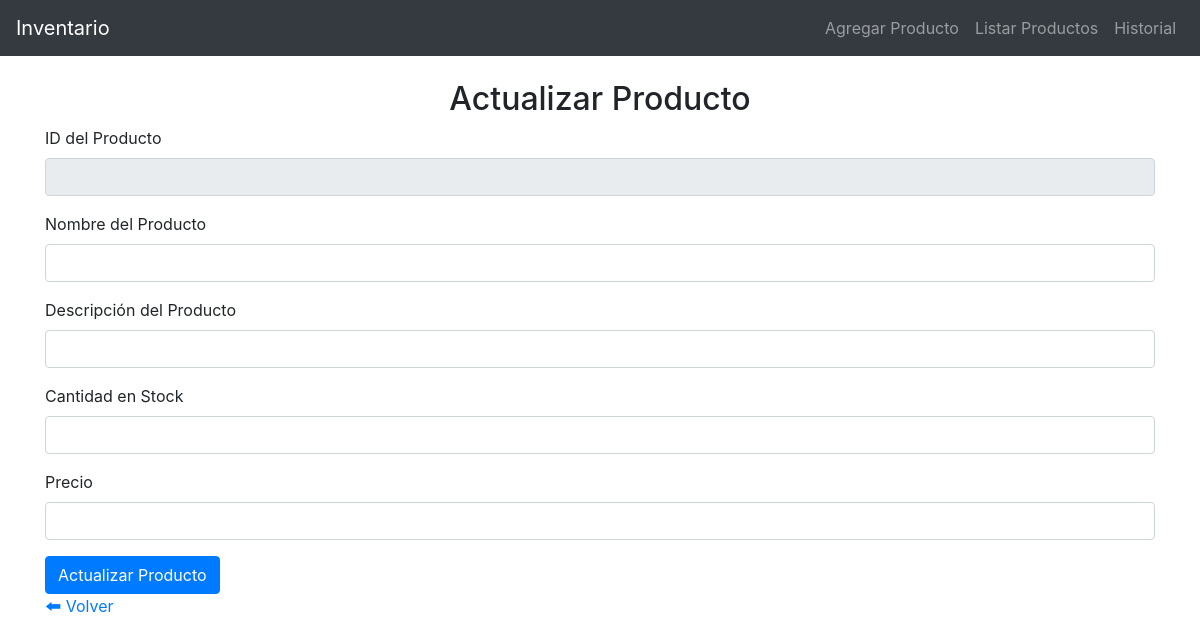
The app's page /actualizar/4, older data.
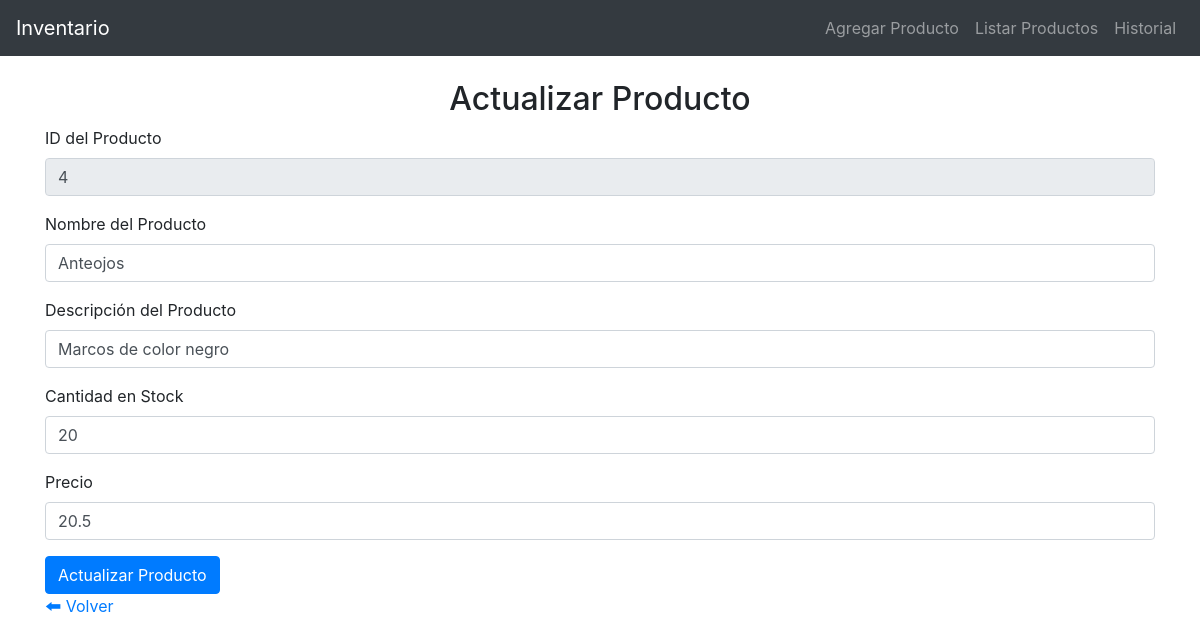
The same page, newer data.
### tables this page shows
CREATE TABLE productos (
            id INTEGER PRIMARY KEY AUTOINCREMENT,
            nombre TEXT UNIQUE NOT NULL,
            descripcion TEXT,
            cantidad INTEGER NOT NULL CHECK (cantidad >= 0),
            precio REAL NOT NULL CHECK (precio >= 0)
        );

### app.py (the view, shortened to what this page needs)
@app.route('/actualizar/<int:id_producto>', methods=['GET', 'POST'])
def actualizar(id_producto):
    producto = obtener_producto_por_id(id_producto)
    return render_template('actualizar_producto.html', producto=producto)

### database.py (called while the page is built)
def connect_db():
    conn = sqlite3.connect(DB_NAME)
    cursor = conn.cursor()
    return conn, cursor

def obtener_producto_por_id(id_producto):
    conn, cursor = connect_db()
    cursor.execute("SELECT * FROM productos WHERE id = ?", (id_producto,))
    producto = cursor.fetchone()
    conn.close()
    return producto

### templates/actualizar_producto.html
{% extends 'base.html' %}
{% block content %}
    <h2 class="text-center">Actualizar Producto</h2>
    <form action="/actualizar/{{ producto[0] }}" method="POST">
        <div class="form-group">
            <label for="id_producto">ID del Producto</label>
            <input type="number" class="form-control" id="id_producto" name="id_producto" value="{{ producto[0] }}" readonly>
        </div>
        <div class="form-group">
            <label for="nombre">Nombre del Producto</label>
            <input type="text" class="form-control" id="nombre" name="nombre" value="{{ producto[1] }}">
        </div>
        <div class="form-group">
            <label for="descripcion">Descripción del Producto</label>
            <input type="text" class="form-control" id="descripcion" name="descripcion" value="{{ producto[2] }}">
        </div>
        <div class="form-group">
            <label for="cantidad">Cantidad en Stock</label>
            <input type="number" class="form-control" id="cantidad" name="cantidad" value="{{ producto[3] }}">
        </div>
        <div class="form-group">
            <label for="precio">Precio</label>
            <input type="number" step="0.01" class="form-control" id="precio" name="precio" value="{{ producto[4] }}">
        </div>
        <button type="submit" class="btn btn-primary">Actualizar Producto</button>
    </form>
    <a href="/listar">&#x1F830; Volver</a>
{% endblock %}

Row changes from the older to the newer data that the page shows:
added productos: id_producto "4", nombre "Anteojos", descripcion "Marcos de color negro", cantidad "20", precio "20.5"
